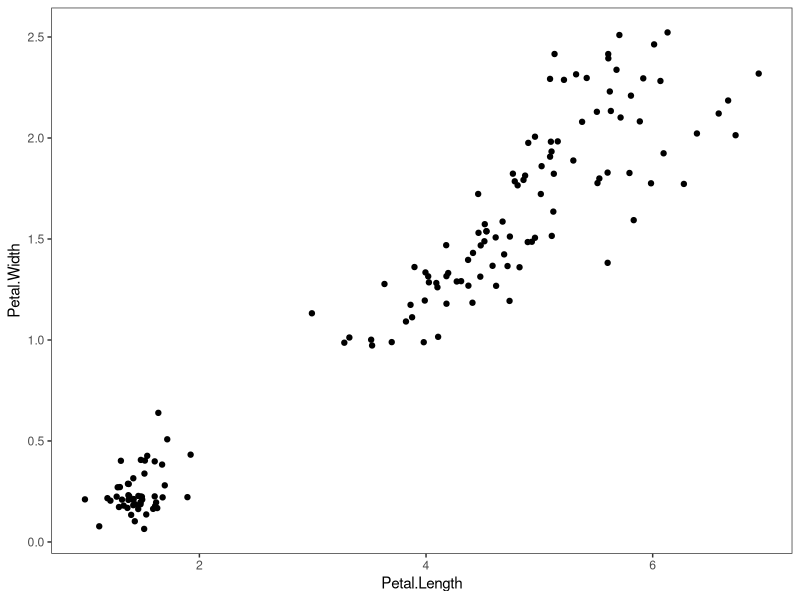
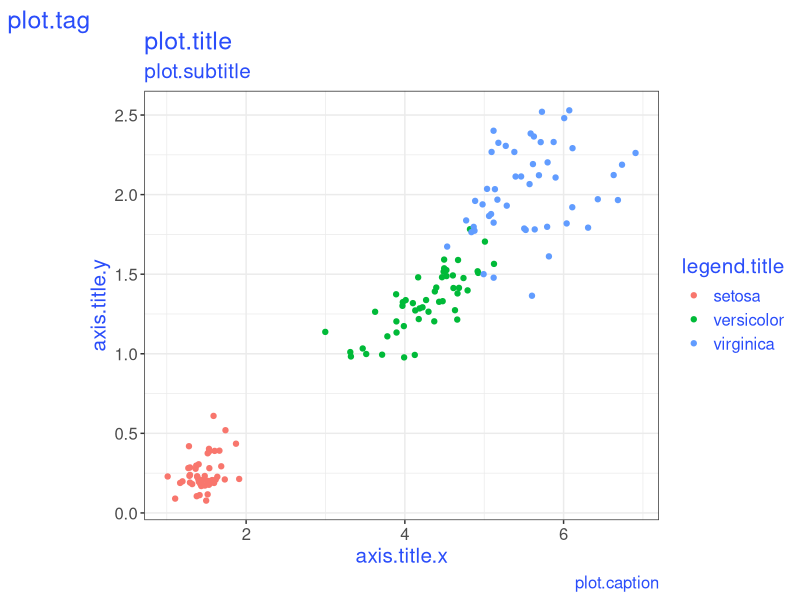
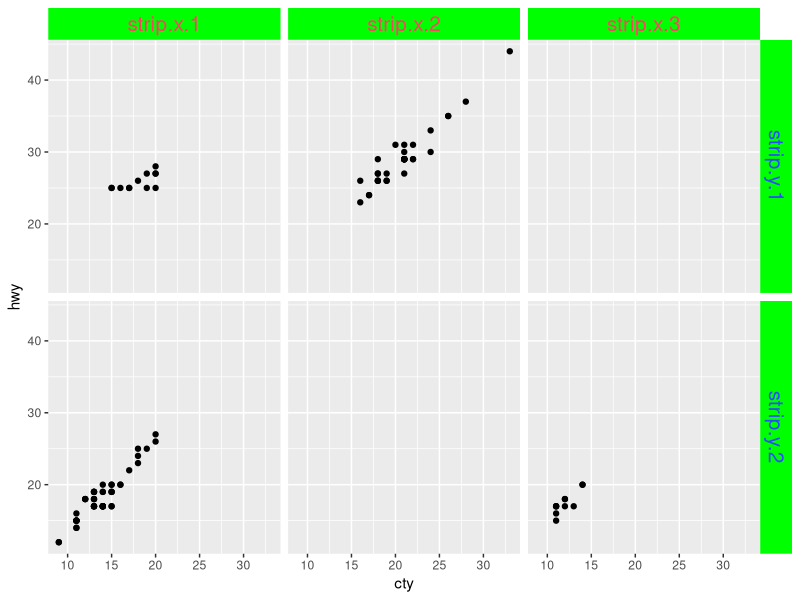
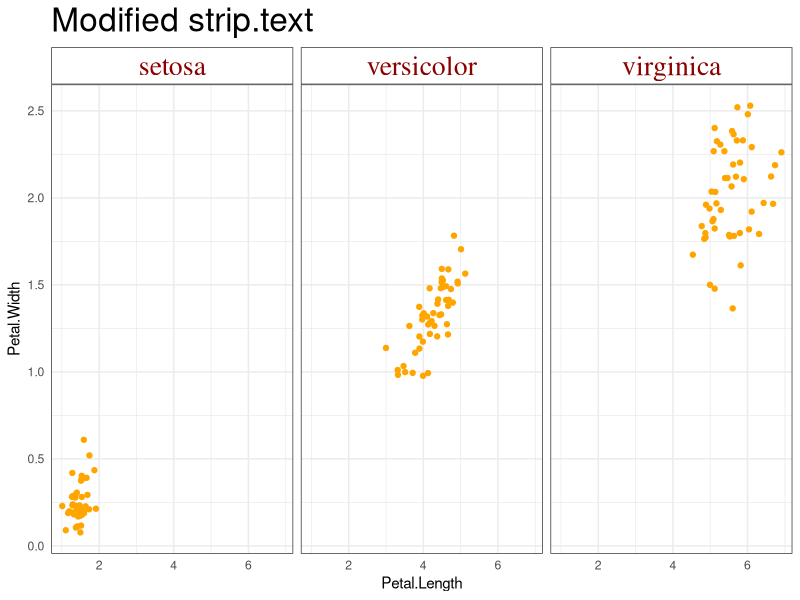
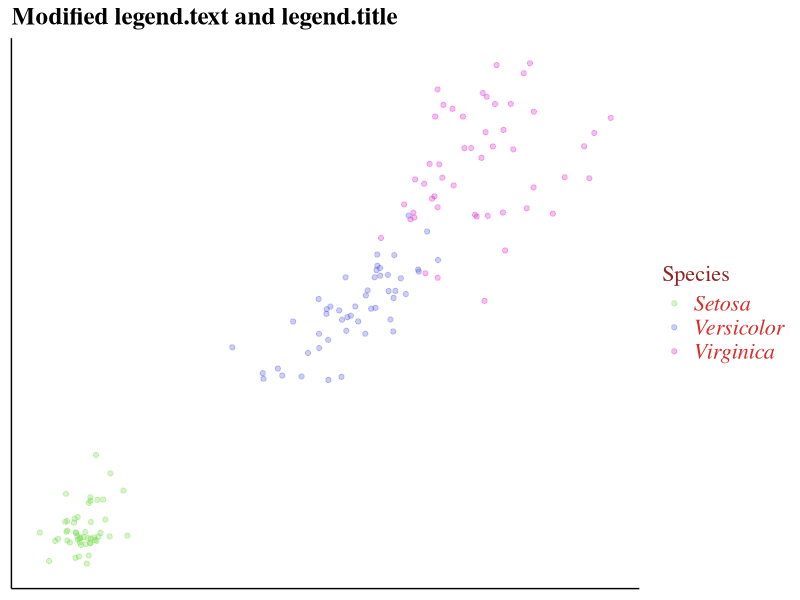
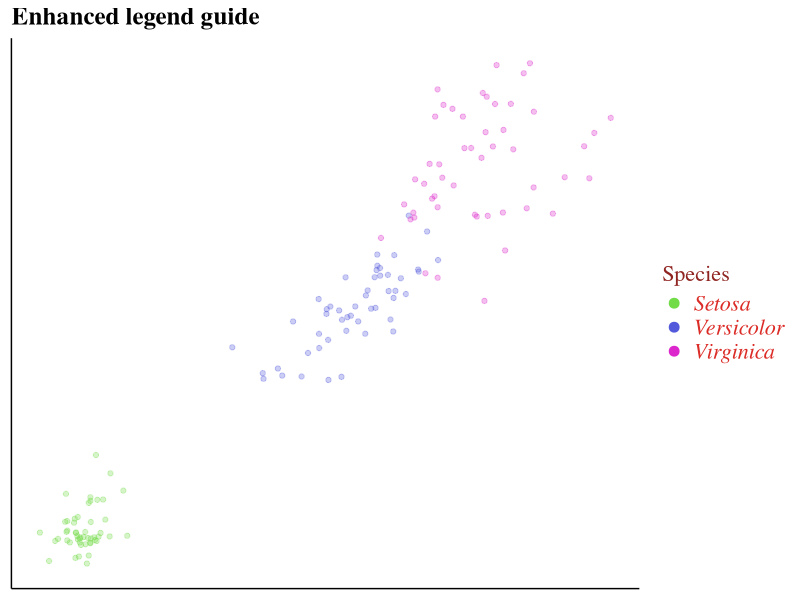
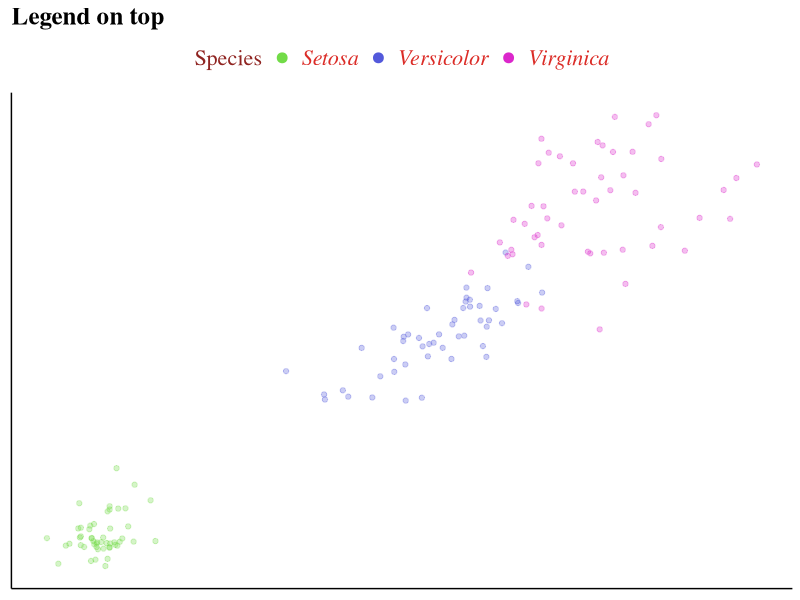
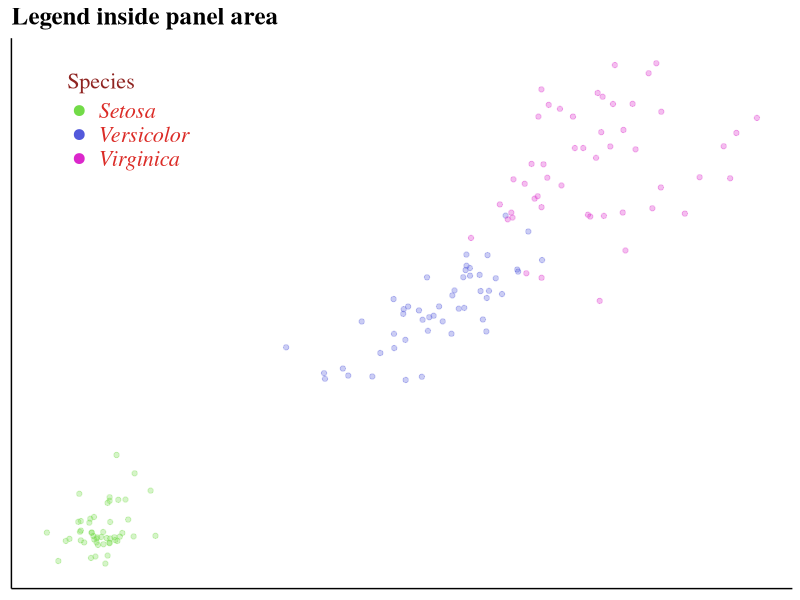

These charts were generated, in order, by the following R code:
# Ans1. Load required R-packages
library(here)
library(tidyverse)
library(ggpubr)
library(ggthemes)
library(RColorBrewer)

# Ans2. element_blank() example: removing panel.grid lines
el_blank_example <- iris %>% ggplot(aes(Petal.Length, Petal.Width)) +
                    geom_jitter() +
                    theme_bw() +
                    theme(panel.grid = element_blank())
png(here::here("Lecture-3", "PlotsLec3", "el_blank_example.png"))
el_blank_example
dev.off()

# Ans3. Plot all theme text elements.
text_el_plt <- iris %>% ggplot(aes(Petal.Length, 
                                   Petal.Width, 
                                   color=Species)) +
                geom_point(position = position_jitter(seed=123)) +
                theme_bw() +
                labs(color = "legend.title",
                     title = "plot.title",
                     subtitle = "plot.subtitle",
                     caption = "plot.caption",
                     tag = "plot.tag",
                     x = "axis.title.x",
                     y = "axis.title.y") +
       theme(text = element_text(size = 15, color = "#2A4DFA"))
png(here::here("Lecture-3", "PlotsLec3", "text_el_plt.png"), height=320,
    width = 480)
text_el_plt
dev.off()

# Ans4. Display strip.text.x and strip.text.y in your plot
data(mpg)
str(mpg)
mpg_subset <- mpg %>% filter(class %in% c("compact", "suv")) %>%
              mutate(x_strip_fac = factor(drv, 
                      labels = c("strip.x.1", "strip.x.2", "strip.x.3")),
                     y_strip_fac = factor(class, 
                      labels = c("strip.y.1", "strip.y.2")))


strip_text_plt <- mpg_subset %>% ggplot(aes(cty, hwy)) +
  geom_point() +
  facet_grid(y_strip_fac ~ x_strip_fac) +
  theme_gray() +
  theme(strip.text.x = element_text(size = 15, color = "#FA435F"),
        strip.text.y = element_text(size = 15, color = "#2A4DFA"),
        strip.background = element_rect(fill = "green"))

png(here::here("Lecture-3", "PlotsLec3", "strip_text_plt.png"),
    height = 300)
strip_text_plt
dev.off()

# Ans5. Enhance the display of strip elements by 
#       changing color, font family and size of the text
iris_enhanced_strip <- iris %>%
              ggplot(aes(Petal.Length, Petal.Width)) +
              geom_point(position = position_jitter(seed = 123),
                         color = "orange") +
              facet_wrap(~ Species) +
              theme_bw() +
              theme(strip.background = element_rect(fill = "white"),
                   strip.text = element_text(family = "serif",
                                             size = 20,
                                             color = "#8b0000"),
              axis.ticks = element_blank(),
              plot.title = element_text(size=24)) +
        ggtitle("Modified strip.text")


png(here::here("Lecture-3", "PlotsLec3", "iris_enhanced_strip.png"), 
    height = 250, width=480)
iris_enhanced_strip
dev.off()

# Ans6. Modify legend.title and legend.text
mod_leg_title_text_plt <- iris %>%
                          ggplot(aes(Petal.Length, 
                                     Petal.Width, 
                                     color = Species)) +
                          geom_point(position = position_jitter(seed = 123),
                                     alpha = 0.30) +
                          theme_classic() +
                          theme(axis.title = element_blank(),
                          axis.text = element_blank(),
                          axis.ticks = element_blank(),
                          plot.title = element_text(size=18, 
                                                    face="bold", 
                                                    family="serif"),
legend.title = element_text(family = "serif", size = 16, color = "#8F2421"),
legend.text = element_text(family = "serif", face = "italic",
                           size = 16, color = "#DB2C27")) +
  
    scale_color_manual(labels = c("Setosa", "Versicolor", "Virginica"),
                       values = c("#72DB48","#5359DB", "#DB27CB")) +
                          ggtitle("Modified legend.text and legend.title")

png(here::here("Lecture-3", "PlotsLec3", "mod_leg_title_text_plt.png"), 
    height = 250, width=480)
mod_leg_title_text_plt
dev.off()

# Ans7. Improve the legend guide of the above plot
enhanced_leg_guide <- mod_leg_title_text_plt +
    guides(color = guide_legend(override.aes = list(alpha = 1, size = 3))) +
    ggtitle("Enhanced legend guide")

png(here::here("Lecture-3", "PlotsLec3", "enhanced_leg_guide.png"), 
   height = 250, width=480)
enhanced_leg_guide
dev.off()

# Ans8. Place the legend on the top
leg_on_top <- enhanced_leg_guide +
              theme(legend.position = "top") +
              ggtitle("Legend on top")

png(here::here("Lecture-3", "PlotsLec3", "leg_on_top.png"), 
    height = 250, width=350)
leg_on_top
dev.off()

# Ans9. Place the legend inside the plot
leg_in_plt <- enhanced_leg_guide +
              theme(legend.position = c(0.15, 0.85),
                    legend.margin = margin(0,0,0,0,  "mm")) +
              ggtitle("Legend inside panel area")

leg_in_plt0 <- enhanced_leg_guide +
  theme_bw()+
  theme(legend.position = c(0.15, 0.85),
        legend.margin = margin(2,2,2,2,  "cm")) +
  ggtitle("Legend inside panel area")

png(here::here("Lecture-3", "PlotsLec3", "leg_in_plt.png"), 
    height = 250, width=350)
leg_in_plt
dev.off()

# Ans10. Create the Curtin theme
custom_theme <- theme(plot.background = element_rect(color = "#E09B34"),
                      panel.background = element_rect(fill = "#E0BE34"),
                      panel.grid.major = element_line(color = "gray50"),
                      panel.grid.minor = element_blank(),
                      axis.text = element_text(face = "bold",
                                               family = "serif"),
                      axis.title = element_text(face = "bold",
                                                family = "serif"))

iris_custom_theme <- iris %>% ggplot(aes(Petal.Length,Petal.Width)) +
  geom_point(position = position_jitter(seed = 123), color = "white",
             size = 1.3) +
  geom_smooth(method = "lm", se=FALSE, color = "black") +
  custom_theme +
  ggtitle("Customised theme inspired by Curtin logo")

png(here::here("Lecture-3", "PlotsLec3", "iris_custom_theme.png"), 
    height = 300, width=480)
iris_custom_theme
dev.off()

# Ans11. Use the wall street journal theme
data(mtcars)
data(mpg)

mtcars_default_plt <- mtcars %>%
  ggplot(aes(disp, mpg, color = factor(cyl))) +
  geom_point() +
  labs(color = "Cylinder",
       x = "Engine displacement (cu.in)",
       y = "Miles per gallon",
       title = "Default: theme_grey()") +
  theme(legend.position = c(0.9, 0.8),
        legend.margin = margin(0,0,0,0, "mm"))

mtcars_wsj_plt <- mtcars_default_plt +
  theme_wsj() +
  theme(legend.position = c(0.65, 0.9)) +
  theme(axis.title = element_text(size=12),
        plot.title = element_text(size=20),
        legend.title = element_text(size=10)) +
  ggtitle("theme_wsj()")

png(here::here("Lecture-3", "PlotsLec3", "mtcars_wsj_plt.png"), 
    height = 300, width=480)
mtcars_wsj_plt
dev.off()

# Ans12. Use the five thirty eight theme
mtcars_538_plt <- mtcars_default_plt +
                  theme_fivethirtyeight() +
                  theme(legend.position = c(0.65, 0.9)) +
                  theme(axis.title = element_text()) +
                  ggtitle("theme_fivethirtyeight()")
png(here::here("Lecture-3", "PlotsLec3", "mtcars_538_plt.png"), 
    height = 300, width=480)
mtcars_538_plt
dev.off()

# Ans13. Use the Economist theme
mtcars_econ_plt <- mtcars_default_plt +
                   theme_economist() +
                   theme(legend.position = c(0.90, 0.80)) +
                   theme(axis.title = element_text()) +
                   ggtitle("theme_economist()")
png(here::here("Lecture-3", "PlotsLec3", "mtcars_econ_plt.png"), 
    height = 300, width=480)
mtcars_econ_plt
dev.off()


# 13 scale_x_continuous() example
data(diamonds)

diamonds_plt <- diamonds %>%
  ggplot(aes(carat, price)) +
  geom_point(size = 0.1, alpha=0.10, color = "#D55E00") +
  scale_x_continuous(trans = "log10") +
  scale_y_continuous(
    breaks = c(0, 5000, 10000, 15000),
    labels = c("0$", "5,000$", "10,000$", "15,000$")
  ) +
  theme_wsj() +
  theme(axis.title = element_text()) +
  labs(x = "log10(carat)")

png(here::here("Lecture-3", "PlotsLec3", "diamonds_plt.png"), 
    height = 300, width=480)
diamonds_plt
dev.off()

# 14. scale_color_brewer example
mtcars_seq_brewer <- ggplot(mtcars, aes(disp, mpg, color = factor(cyl))) +
  geom_point(position = position_jitter(seed = 123), size=2, shape=19) +
  theme_classic() +
  theme(text = element_text(family = "serif")) +
  scale_color_brewer("Cylinder", type = "seq", palette = "YlOrRd") +
  ggtitle("Sequential color palette = 'YlOrRd'")
png(here::here("Lecture-3", "PlotsLec3", "mtcars_seq_brewer.png"), 
    height = 300, width=350)
mtcars_seq_brewer
dev.off()


# 15. scale_color_manual() example
mtcars_base_plt <- ggplot(mtcars, aes(disp, mpg, color = factor(cyl))) +
  geom_point(position = position_jitter(seed = 123), size=2, shape=19) +
  theme_classic() +
  theme(text = element_text(family = "serif"))

col_vec <- c("4" = "blue", "6" = "green", "8" = "red")
mtcars_col_manual <- mtcars_base_plt +
  scale_color_manual("Cylinders",
                     values = col_vec)

png(here::here("Lecture-3", "PlotsLec3", "mtcars_col_manual.png"), 
    height = 300, width=350)
mtcars_col_manual
dev.off()





